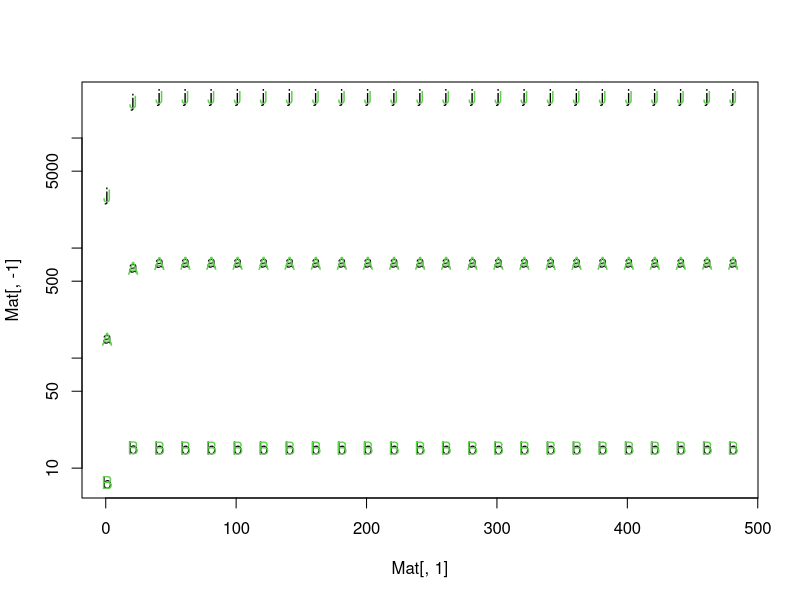
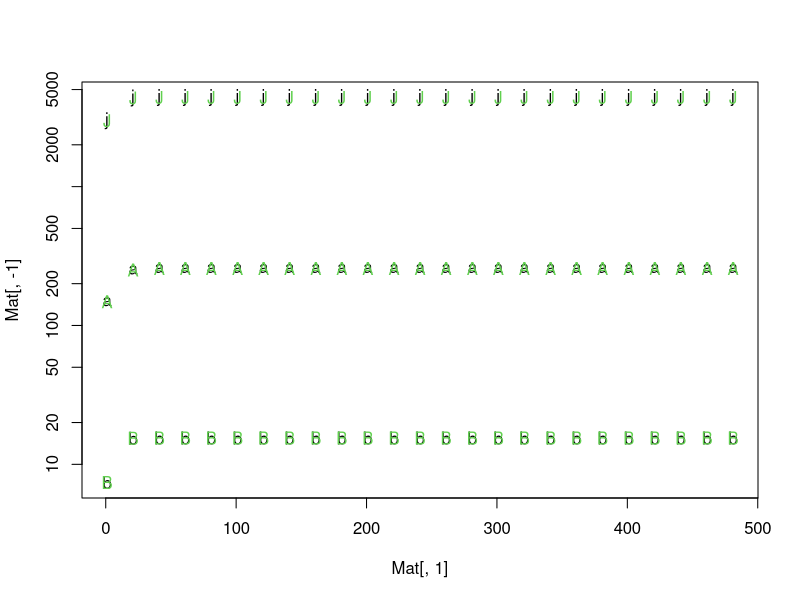
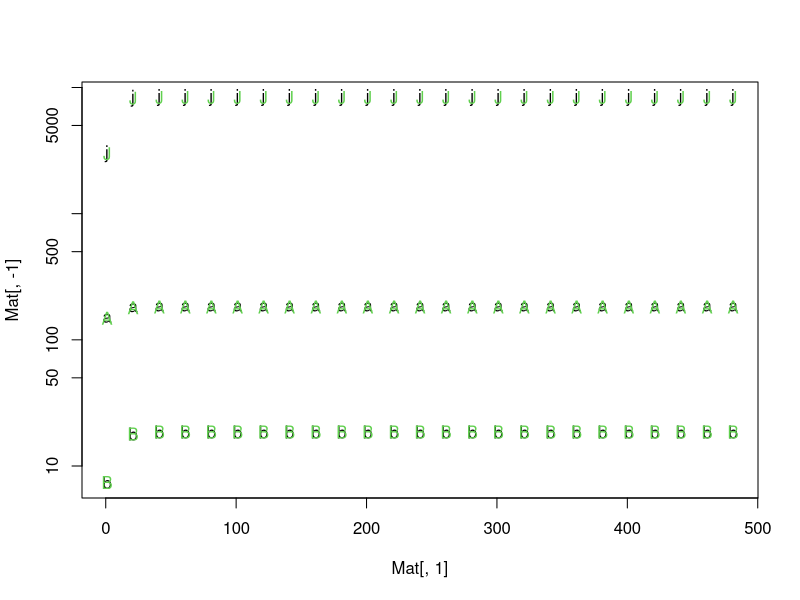
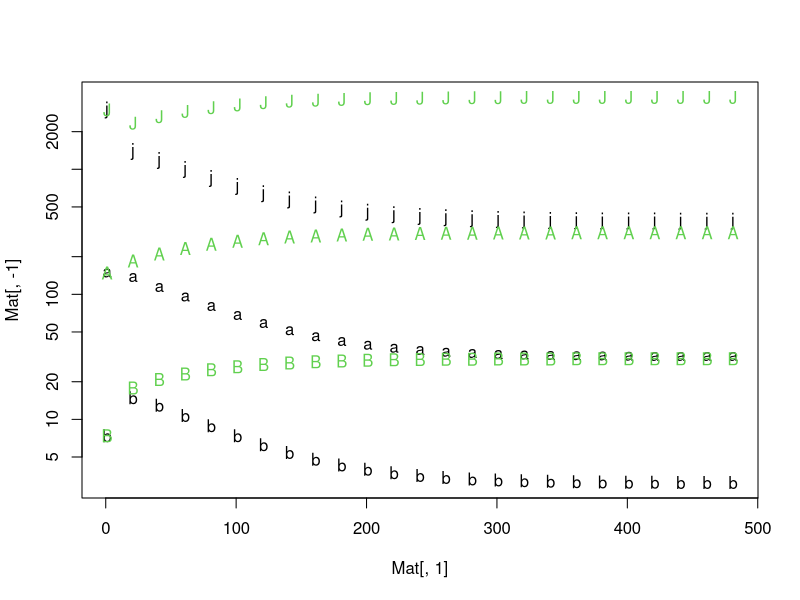
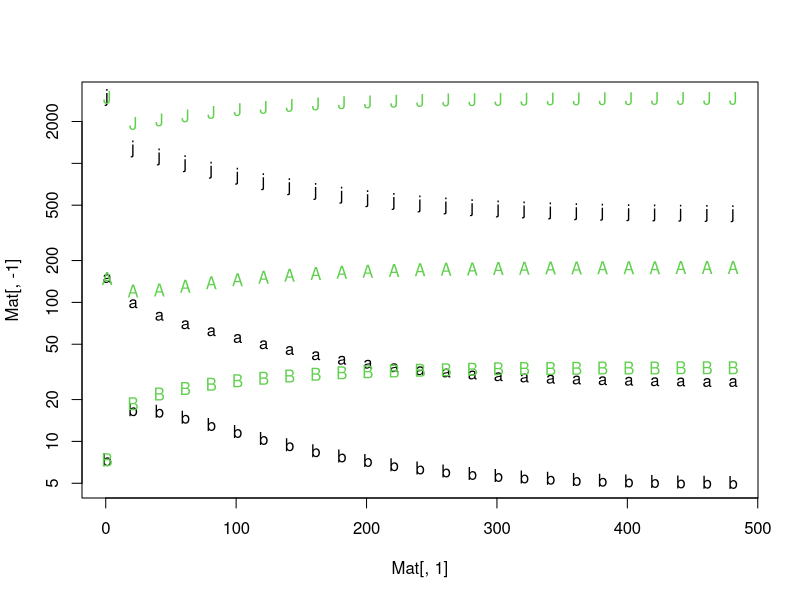
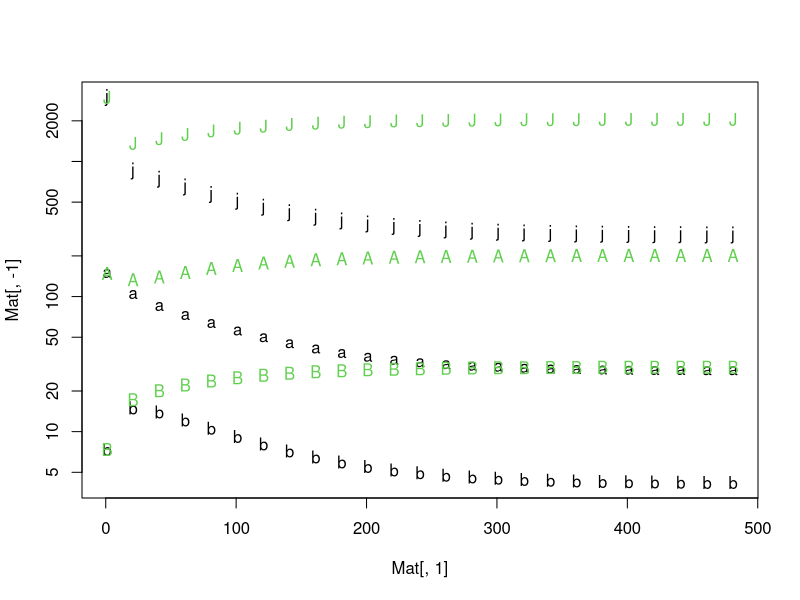
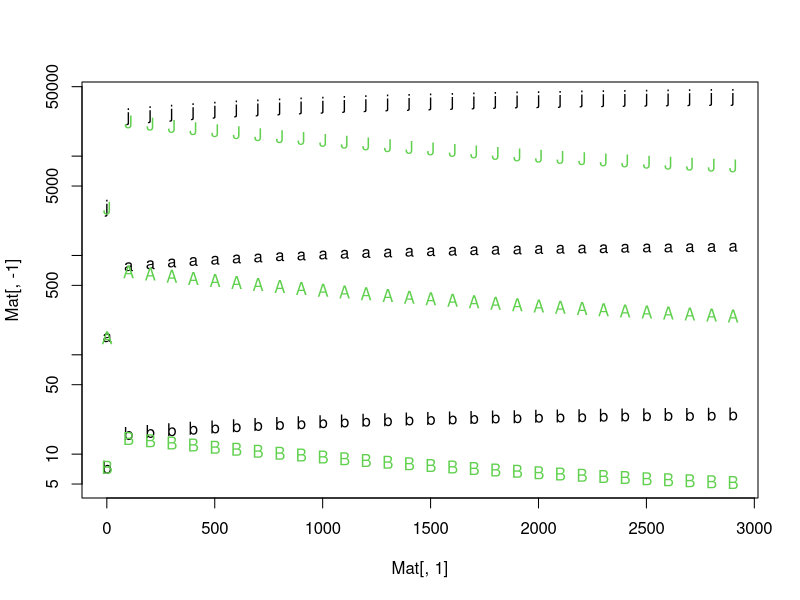
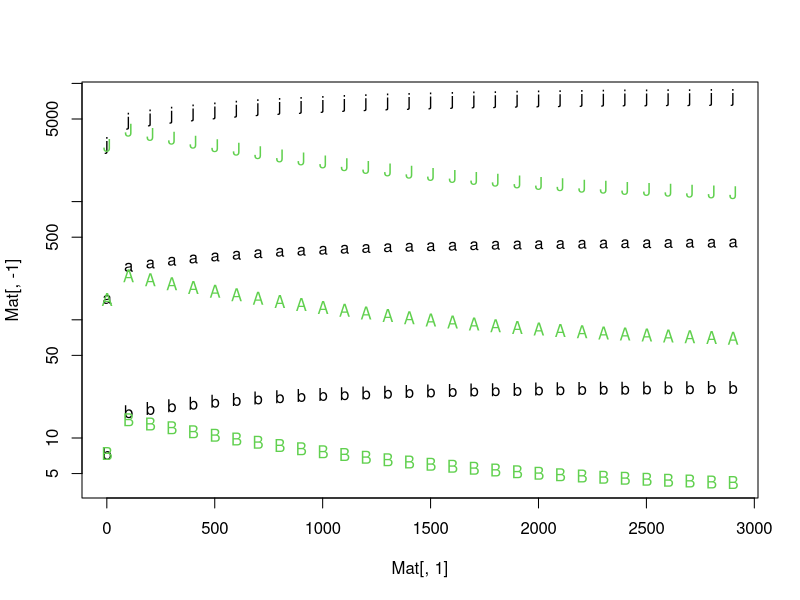

The R script that drew these images, in order:
######################################################################################
# JAB model simulations                       ---------------------------------------
######################################################################################


# Library -----------------------------------------------------------------
library(deSolve)


# Different versions of the JAB model wrapped into functions ----------------------------------
## Here, we show three versions of the JAB model
## 1) the originally proposed iterateJAB()
## 2) an altered JAB model based on the reviewer's suggestions iterateJAB2()
## 3) for comparison an ODE version, calculateOdeJAB(), which can be numerically integrated with deSolve


## 1) Originally proposed JAB model
iterateJAB <- function(time, ## vector of times
                       state_0, ## vector of initial species states.
                       par){
  
  b <- par$b
  c_a <- par$c_a
  c_b <- par$c_b
  c_j <- par$c_j
  g <- par$g
  h <- par$h
  l <- par$l
  r <- par$r
  s <- par$s
  
  ba_a_avg <- 0.5
  ba_a_upper <- 0.7
  
  ## Set the count variables
  n <- length(r) # no. of species
  
  times_intern <- 1:max(time)
  n_times <- length(times_intern)
  
  # Prepare a state matrix
  whichstage <- rep(1:3, each = n)
  State <- matrix(rep(state_0, times = n_times), nrow = n_times, byrow = T)
  
  ## Here comes the model.
  for (t in 2:n_times) {
    
    ## States at t-1
    J <- State[t-1, whichstage == 1]
    A <- State[t-1, whichstage == 2]
    B <- State[t-1, whichstage == 3]
    
    ## The total basal area of big trees
    BA <- A * ba_a_avg + B
    BA_sum <- sum(BA)
    
    J_t <- r*BA + l + (J - g*J) / (1 + c_j*sum(J) + s*BA_sum) # count of juveniles J
    A_t <-  g*J + (A - h*A) / (1 + c_a*BA_sum) # count of small adults
    A_ba <- A * h * ba_a_upper # Basal area of small adults A. Conversion by multiplication with basal area of State exit (based on upper dhh boundary of the class)
    B_t <- (1+b)*(A_ba + B) / (1 + c_b*BA_sum)  # basal area of big adults B
    
    State[t, ] <- c(J_t, A_t, B_t)
  }
  
  whichtimes <- match(time, times_intern)
  State <- State[whichtimes,]
  State <- cbind(time = whichtimes, State)

  return(State)
}


## 2) Altered JAB model with 1. limitation only acting on the state, and 2. with density-independent mortality m
iterateJAB2 <- function(time, ## vector of times
                        state_0, ## vector of initial species states.
                        par){
  
  b <- par$b
  c_a <- par$c_a
  c_b <- par$c_b
  c_j <- par$c_j
  g <- par$g
  h <- par$h
  l <- par$l
  r <- par$r
  s <- par$s
  # m <- par$m
  
  ba_a_avg <- 0.5
  ba_a_upper <- 0.7
  
  ## Set the count variables
  n <- length(r) # no. of species
  
  times_intern <- 1:max(time)
  n_times <- length(times_intern)
  
  # Prepare a state matrix
  whichstage <- rep(1:3, each = n)
  State <- matrix(rep(state_0, times = n_times), nrow = n_times, byrow = T)
  
  ## Here comes the model.
  for (t in 2:n_times) {
    
    ## States at t-1
    J <- State[t-1, whichstage == 1]
    A <- State[t-1, whichstage == 2]
    B <- State[t-1, whichstage == 3]
    
    ## The total basal area of big trees
    BA <- A * ba_a_avg + B
    BA_sum <- sum(BA)
    
    lim_J <- (1 + c_j*sum(J) + s*BA_sum)
    J_t <- l + r*BA + (J - g*J)/lim_J
    
    lim_A <- (1 + c_a*BA_sum)
    A_t <-  g*J/lim_J + (A - h*A)/lim_A
    
    A_ba <- ba_a_upper * (A * h)/lim_A
    B_t <- A_ba + B*b + B/(1 + c_b*BA_sum) # - m*B
    
    State[t, ] <- c(J_t, A_t, B_t)
  }
  
  whichtimes <- match(time, times_intern)
  State <- State[whichtimes,]
  State <- cbind(time = whichtimes, State)
  
  return(State)
}


## 3. ODE version of the JAB model for comparison
calculateOdeJAB <- function(time,
                             state, # vector of species states.
                             par){
  
  b <- par$b
  c_a <- par$c_a
  c_b <- par$c_b
  c_j <- par$c_j
  g <- par$g
  h <- par$h
  l <- par$l
  r <- par$r
  s <- par$s
  # m <- par$m
  
  ba_a_avg <- 0.5 ## constants for basal area conversion
  ba_a_upper <- 0.7

  J <- state[1:2]
  A <- state[3:4]
  B <- state[5:6]
  BA <- (A * ba_a_avg) + B
  BA_sum <- sum(BA)

  dJ <- l + r * BA - (c_j*sum(J) + s*BA_sum + g)*J
  dA <- g * J - (c_a*BA_sum + h)*A
  dB <- A * h * ba_a_upper + B*b - (c_b*BA_sum)*B # - m*B
  
  return(list(c(dJ, dA, dB)))
}


# Set up simulation -------------------------------------------------------------------
set.seed(1)
time <- seq(1, 500, 20)

## All equal parameters loosely based on the priors
par <- list(b = c(-3, -3),
            c_a = c(-8, -8),
            c_b = c(-7, -7),
            c_j = c(-9, -9),
            g = c(-5, -5),
            h = c(-4, -4),
            l = c(4, 4),
            r = c(4, 4),
            s = c(-6, -6),
            m = c(-3, -3))

## Equal states, loosely based on initial states in the data (change sd in rnorm for some randomness)
state_0 <- exp(rnorm(6, rep(c(8, 5, 2), each = 2), 0))


## Wrapper for  plotting trajectories given a Matrix with observations as rows and columns 1: time, 2: j, 3: J, 4: a, 5: A, etc.
wrapMatplot <- function(Mat) {
  matplot(Mat[, 1], Mat[, -1],
          type = "p", pch = c("j", "J", "a", "A", "b", "B"), col = rep(c(1, 3), 3),
          log = "y")
}




# Simulations ------------------------------------------------------

## Equal states and equal parameters between species --------------

Sim_JAB <- iterateJAB(time, state_0, lapply(par, exp))
wrapMatplot(Sim_JAB)
## Here, letter case and color indicate species, while J, A, B indicate stage

## The ODE version has very similar dynamics
Sim_JAB_ode <- deSolve::ode(state_0, time, calculateOdeJAB, lapply(par, exp))
wrapMatplot(Sim_JAB_ode) 

## We propose JAB2 which incorporates the reviewers suggestions
## 1. better parameter interpretability through limitation acting only between steps
Sim_JAB2 <- iterateJAB2(time, state_0, lapply(par, exp))
wrapMatplot(Sim_JAB2)


## Different recruitment rates clearly alter equilibria -------------------------
## regardless of model version

par_r <- within(par, { r = c(2, 2.3)}) ## change only r within par

Sim_JAB_r <- iterateJAB(time, state_0, lapply(par_r, exp))
wrapMatplot(Sim_JAB_r)

Sim_JAB2_r <- iterateJAB2(time, state_0, lapply(par_r, exp))
wrapMatplot(Sim_JAB2_r)

Sim_odeJAB_r <- deSolve::ode(state_0, time, calculateOdeJAB, lapply(par_r, exp))
wrapMatplot(Sim_odeJAB_r)


par_l <- within(par, { l = c(5, 3)}) ## change l; Note that l is acting only linearly

Sim_JAB_l <- iterateJAB(seq(1, 3000, 100), state_0, lapply(par_l, exp))
wrapMatplot(Sim_JAB_l)

Sim_odeJAB_l <- deSolve::ode(state_0, seq(1, 3000, 100), calculateOdeJAB, lapply(par_l, exp))
wrapMatplot(Sim_odeJAB_l)
